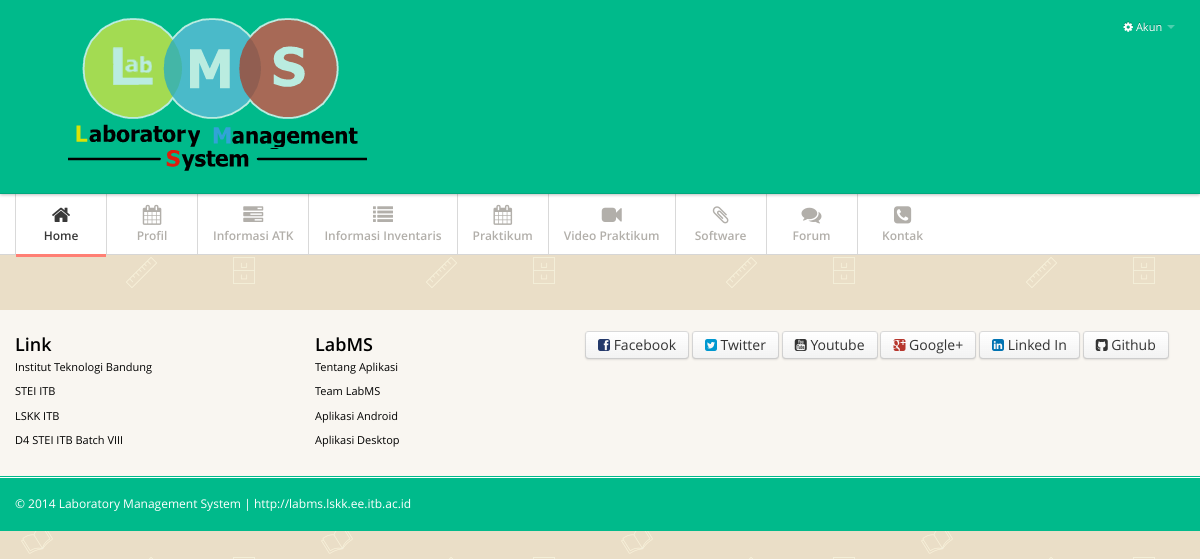
The page /video.php on the database as committed earlier.
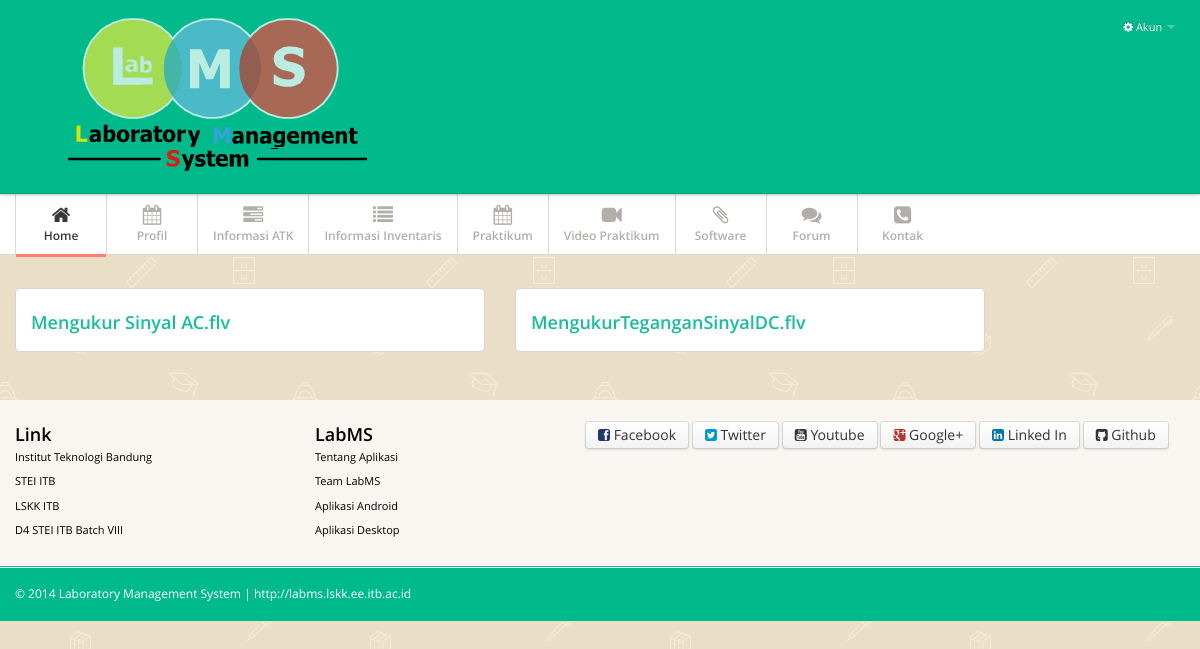
The same page on the database as committed later.
### tables this page shows
CREATE TABLE IF NOT EXISTS `tb_mdl_upload_video` (
  `id` int(11) NOT NULL AUTO_INCREMENT,
  `video_name` varchar(255) NOT NULL,
  `size` int(11) NOT NULL,
  `type` varchar(255) NOT NULL,
  `path` varchar(255) NOT NULL,
  `date` date NOT NULL,
  `time` time NOT NULL,
  PRIMARY KEY (`id`)
);

### video.php (the view, shortened to what this page needs)
<?php
	require_once'template/header.php';
?>
<div class="main">
  <div class="main-inner">
    <div class="container">
      <div class="row">
		<?php
					$query2 ="SELECT * FROM tb_mdl_upload_video";
					$hasil2 =  mysql_query($query2);
					$data2 = mysql_fetch_array($hasil2);
					if (!empty($data2)){
				?>
			<?php
			do{
			?>
	      	<div class="span5">
	      		<div class="widget">
	      			<div class="widget-content">
						<a href="video_play.html?id=<?php echo $data2['id'];?>">
						<h3><?php echo basename($data2['path'],".FLV");?></a></h3>
		      		</div>
	      		</div>
      		</div>
      		 	<?php
					}
					while ($data2=mysql_fetch_array($hasil2))
					?>
				<?php
				}else {
					}
				?>
	</div>
</div><br/>
<?php
	require_once'template/footer.php';
?>

### template/header.php (shortened to what this page needs)
<!DOCTYPE html>
<html lang="en">
<head>
<link href="css/bootstrap.min.css" rel="stylesheet">
<link href="css/bootstrap-responsive.min.css" rel="stylesheet">
<link href="css/font-googleapis.css" rel="stylesheet">
<link href="css/font-awesome.css" rel="stylesheet">
<link href="css/style.css" rel="stylesheet">
<link href="css/pages/dashboard.css" rel="stylesheet">
<link href="css/pages/signin.css" rel="stylesheet" type="text/css">
<link href="css/pages/plans.css" rel="stylesheet">
<link href="css/pages/faq.css" rel="stylesheet">
</head>
<body>
<div class="navbar navbar-fixed-top">
  <div class="navbar-inner">
    <div class="container">
      <a class="brand" href="index.php"><img src="img/labms.png" alt=""></a>
      <div class="nav-collapse">
        <ul class="nav pull-right">
          <li class="dropdown">
            <a href="#" class="dropdown-toggle" data-toggle="dropdown">
              <i class="icon-cog"></i> Akun <b class="caret"></b>
            </a>
          </li>
        </ul>
      </div>
    </div>
  </div>
</div>
<div class="subnavbar">
  <div class="subnavbar-inner">
    <div class="container">
      <ul class="mainnav">
        <li class="active"><a href="index.php"><i class="icon-home"></i><span>Home</span> </a> </li>
		    <li class="dropdown">
          <a href="javascript:;" class="dropdown-toggle" data-toggle="dropdown">
            <i class="icon-calendar"></i>
            <span>Profil</span>
            <b class="caret"></b>
          </a>
          <li><a href="tampil_atk.php"><i class="icon-tasks"></i><span>Informasi ATK</span> </a> </li>
          <li><a href="tampil_inventaris.php"><i class="icon-list"></i><span>Informasi Inventaris</span> </a> </li>
        </li>
        <li class="dropdown">
          <a href="javascript:;" class="dropdown-toggle" data-toggle="dropdown">
            <i class="icon-calendar"></i><span>Praktikum</span> <b class="caret"></b>
          </a>
        </li>
		    <li> <a href="video.php"><i class="icon-facetime-video"></i><span>Video Praktikum</span> </a></li>
		    <li> <a href="software.php"><i class="icon-paper-clip"></i><span>Software</span> </a></li>
		<li><a href="forum.php"><i class="icon-comments"></i><span>Forum</span> </a></li>
        <li><a href="kontak.php"><i class="icon-phone-sign"></i><span>Kontak</span> </a></li>
      </ul>
    </div>
  </div>
  <div class="subnavbar1">
    <div class="container">
      <ul class="mainnav">
        <li class="active"><a href="index.html"><i class="icon-home"></i><span>Home</span> </a> </li>
		<li class="dropdown"><a href="javascript:;" class="dropdown-toggle" data-toggle="dropdown"> <i class="icon-calendar"></i><span>Profil</span> <b class="caret"></b></a>
        <li><a href="tampil_atk.html"><i class="icon-tasks"></i><span>Informasi ATK</span> </a> </li>
        <li><a href="tampil_inventaris.html"><i class="icon-list"></i><span>Informasi Inventaris</span> </a> </li>
        <li class="dropdown"><a href="javascript:;" class="dropdown-toggle" data-toggle="dropdown"> <i class="icon-calendar"></i><span>Praktikum</span> <b class="caret"></b></a>
		  <li><a href="video.html"><i class="icon-facetime-video"></i><span>Video Praktikum</span> </a></li>
		  <li><a href="software.html"><i class="icon-paper-clip"></i><span>Software</span> </a></li>
		<li><a href="forum.html"><i class="icon-comments"></i><span>Forum</span> </a></li>
        <li><a href="kontak.html"><i class="icon-phone-sign"></i><span>Kontak</span> </a></li>
      </ul>
    </div>
  </div>
</div>

### template/footer.php (shortened to what this page needs)
<div class="extra">
  <div class="extra-inner">
    <div class="container">
      <div class="row">
                    <div class="span3">
						<h3>Link</h3>
                        <ul>
                            <li><a href="http://itb.ac.id">Institut Teknologi Bandung</a></li>
                            <li><a href="http://stei.itb.ac.id">STEI ITB</a></li>
                            <li><a href="http://lskk.ee.itb.ac.id">LSKK ITB</a></li>
                            <li><a href="http://seab.com">D4 STEI ITB Batch VIII</a></li>
                        </ul>
                    </div>
                   <div class="span3">
				   <h3>LabMS</h3>
                        <ul>
                            <li><a href="about.html">Tentang Aplikasi</a></li>
                            <li><a href="team.html">Team LabMS</a></li>
                            <li><a href="javascript:;">Aplikasi Android</a></li>
							<li><a href="javascript:;">Aplikasi Desktop</a></li>
                        </ul>
                    </div>
					<button class="btn btn-facebook-alt"><i class="icon-facebook-sign"></i> Facebook</button>
					<button class="btn btn-twitter-alt"><i class="icon-twitter-sign"></i> Twitter</button>
					<button class="btn btn-youtube-alt"><i class="icon-youtube-sign"></i> Youtube</button>
					<button class="btn btn-google-alt"><i class="icon-google-plus-sign"></i> Google+</button>								<button class="btn btn-linkedin-alt"><i class="icon-linkedin-sign"></i> Linked In</button>
					<button class="btn btn-github-alt"><i class="icon-github-sign"></i> Github</button>
                </div>
    </div>
  </div>
</div>
<div class="footer">
  <div class="footer-inner">
    <div class="container">
      <div class="row">
        <div class="span12"> &copy; 2014 <a href="#">Laboratory Management System</a> | <a href=" http://labms.lskk.ee.itb.ac.id">http://labms.lskk.ee.itb.ac.id</a> </div>
      </div>
    </div>
  </div>
</div>
</body>
</html>

### css/style.css (style rules this page uses)
body { background: #f9f6f1; font: 13px/1.7em 'Open Sans'; }
input, button, select, textarea { font-family: 'Open Sans'; }
.navbar .container { position: relative; }
.navbar-inner { padding: 7px 0; background: #00ba8b !important; -moz-border-radius: 0; -webkit-border-radius: 0; border-radius: 0; }
.navbar-fixed-top { position: relative; }
.navbar .nav a { font-size: 11px; }
.navbar .nav>li>a { color:#fff !important; }
.navbar .brand { font-weight: 600; position: relative; top: 2px; }
.subnavbar { margin-bottom: 2.5em; }
.subnavbar-inner { height: 60px; background: #fff; border-bottom: 1px solid #d6d6d6; }
.subnavbar1 { height: 60px; background: #fff; border-bottom: 1px solid #d6d6d6; position: fixed; width: 100%; z-index: 130; top: 0px; }
.subnavbar .container > ul { display: inline-block; height: 80px; padding: 0; margin: 0; }
.subnavbar .container > ul > li { float: left; min-width: 90px; height: 60px; padding: 0; margin: 0; text-align: center; list-style: none; border-left: 1px solid #d9d9d9; }
.subnavbar .container > ul > li > a { display: block; height: 100%; padding: 0 15px; font-size: 12px; font-weight: bold; color: #b2afaa; }
.subnavbar .container > ul > li > a > i { display: inline-block; width: 24px; height: 24px; margin-top: 11px; margin-bottom: -3px; font-size: 20px; }
.subnavbar .container > ul > li > a > span { display: block; }
.subnavbar .container > ul > li.active > a { border-bottom:3px solid #ff7f74; color: #383838; }
.subnavbar .caret { margin-top: 4px; border-top-color: white; border-bottom-color: white; }
.main { border-bottom: 1px solid #00BA8B; }
.extra { border-top: 1px solid #f9f6f1; border-bottom: 1px solid #00BA8B; }
.extra-inner { padding: 20px 0; font-size: 11px; color: #000; background: #f9f6f1; }
.extra a { color: #000; }
.extra ul { padding: 0; margin: 0; }
.extra li { margin-bottom: .6em; list-style: none; }
.footer { margin-top: 0; border-top: 1px solid #fff; }
.footer-inner { padding: 15px 0; font-size: 12px; background: #00BA8B; color: #fff; }
.footer a { color: #fff; }
.widget { position: relative; clear: both; width: auto; margin-bottom: 2em; overflow: hidden; }
.widget-content { padding: 20px 15px 15px; background: #FFF; border: 1px solid #D5D5D5; -moz-border-radius: 5px; -webkit-border-radius: 5px; border-radius: 5px; }
.widget-content:before, .widget-content:after { content:""; display:table; }
.widget-content:after { clear:both; }
.widget-content { zoom:1; }
.btn-facebook-alt i { color: #23386a; }
.btn-twitter-alt i { color: #0098d0; }
.btn-google-alt i { color: #b6362d; }
.btn-linkedin-alt i { color: #0073b2; }
.btn-github-alt i { color: #333; }

### css/pages/signin.css (style rules this page uses)
body { background: url(../../img/school.png) ; color:#838383; font: 13px/1.7em 'Open Sans'; }

Rows that differ between the two databases and show on the page:
added tb_mdl_upload_video: path "Mengukur Sinyal AC.flv"
added tb_mdl_upload_video: path "MengukurTeganganSinyalDC.flv"
